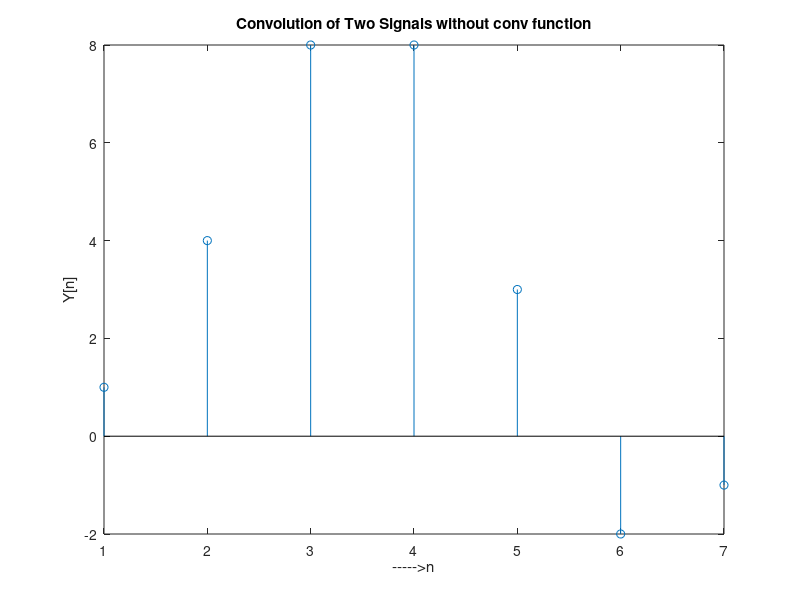

The MATLAB source for this figure:
clc
close all
clear all
x=[1 2 1 -1];
h=[ 1 2 3 1];
m=length(x);
n=length(h);
X=[x,zeros(1,n)];
H=[h,zeros(1,m)];
for i=1:n+m-1
Y(i)=0;
for j=1:m
if(i-j+1>0)
Y(i)=Y(i)+X(j)*H(i-j+1);
else
end
end
end
Y
stem(Y);
ylabel('Y[n]');
xlabel('----->n');
title('Convolution of Two Signals without conv function');
